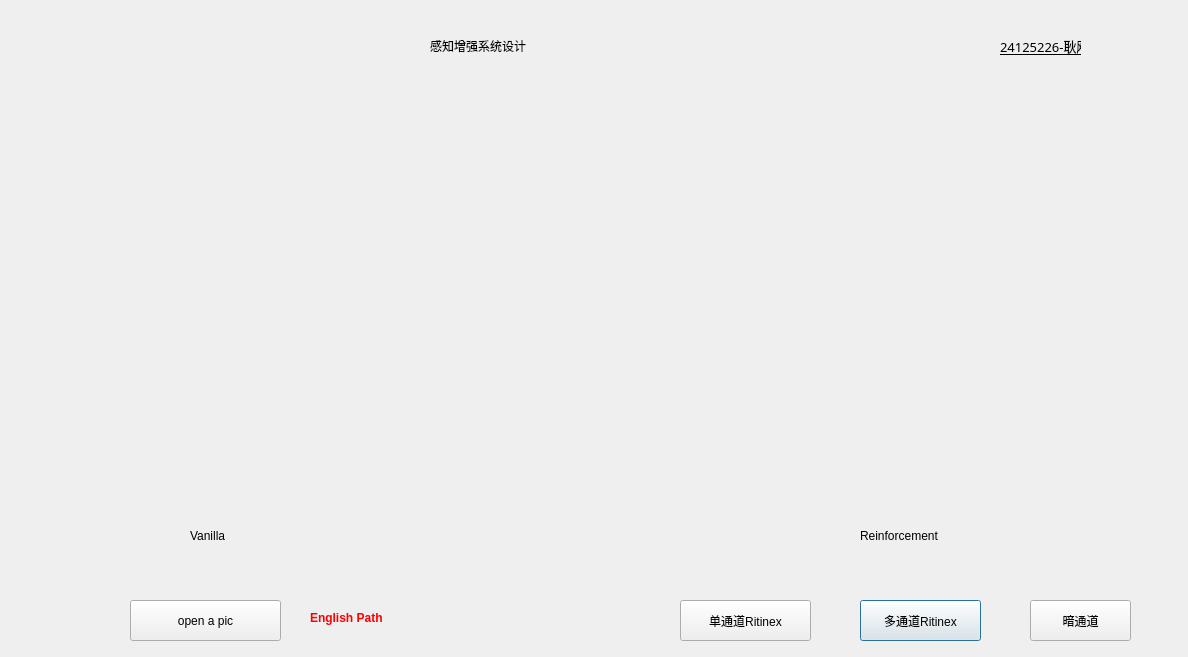
<?xml version="1.0" encoding="UTF-8"?>
<ui version="4.0">
 <class>Dialog</class>
 <widget class="QDialog" name="Dialog">
  <property name="geometry">
   <rect>
    <x>0</x>
    <y>0</y>
    <width>1188</width>
    <height>657</height>
   </rect>
  </property>
  <property name="windowTitle">
   <string>项目实践：感知增强系统设计（不良视觉条件下的图像/视频增强）</string>
  </property>
  <widget class="QLabel" name="lblOriginal">
   <property name="geometry">
    <rect>
     <x>30</x>
     <y>80</y>
     <width>541</width>
     <height>431</height>
    </rect>
   </property>
   <property name="mouseTracking">
    <bool>true</bool>
   </property>
   <property name="autoFillBackground">
    <bool>true</bool>
   </property>
   <property name="text">
    <string/>
   </property>
  </widget>
  <widget class="QLabel" name="lblProcessed">
   <property name="geometry">
    <rect>
     <x>610</x>
     <y>80</y>
     <width>541</width>
     <height>431</height>
    </rect>
   </property>
   <property name="autoFillBackground">
    <bool>true</bool>
   </property>
   <property name="frameShadow">
    <enum>QFrame::Shadow::Sunken</enum>
   </property>
   <property name="text">
    <string/>
   </property>
  </widget>
  <widget class="QPushButton" name="ritnex">
   <property name="geometry">
    <rect>
     <x>860</x>
     <y>600</y>
     <width>121</width>
     <height>41</height>
    </rect>
   </property>
   <property name="text">
    <string>多通道Ritinex</string>
   </property>
  </widget>
  <widget class="QPushButton" name="dark">
   <property name="geometry">
    <rect>
     <x>1030</x>
     <y>600</y>
     <width>101</width>
     <height>41</height>
    </rect>
   </property>
   <property name="text">
    <string>暗通道</string>
   </property>
  </widget>
  <widget class="QPushButton" name="btnOpenImage">
   <property name="geometry">
    <rect>
     <x>130</x>
     <y>600</y>
     <width>151</width>
     <height>41</height>
    </rect>
   </property>
   <property name="styleSheet">
    <string notr="true">font: 14pt &quot;宋体&quot;;</string>
   </property>
   <property name="text">
    <string>open a pic</string>
   </property>
  </widget>
  <widget class="QLabel" name="label">
   <property name="geometry">
    <rect>
     <x>430</x>
     <y>10</y>
     <width>311</width>
     <height>71</height>
    </rect>
   </property>
   <property name="styleSheet">
    <string notr="true">font: 36pt &quot;华文隶书&quot;;</string>
   </property>
   <property name="text">
    <string>感知增强系统设计</string>
   </property>
  </widget>
  <widget class="QPushButton" name="Sritnex">
   <property name="geometry">
    <rect>
     <x>680</x>
     <y>600</y>
     <width>131</width>
     <height>41</height>
    </rect>
   </property>
   <property name="text">
    <string>单通道Ritinex</string>
   </property>
  </widget>
  <widget class="QLabel" name="label_2">
   <property name="geometry">
    <rect>
     <x>190</x>
     <y>520</y>
     <width>91</width>
     <height>31</height>
    </rect>
   </property>
   <property name="styleSheet">
    <string notr="true">font: 12pt &quot;幼圆&quot;;</string>
   </property>
   <property name="text">
    <string>Vanilla</string>
   </property>
  </widget>
  <widget class="QLabel" name="label_3">
   <property name="geometry">
    <rect>
     <x>860</x>
     <y>520</y>
     <width>91</width>
     <height>31</height>
    </rect>
   </property>
   <property name="styleSheet">
    <string notr="true">font: 12pt &quot;幼圆&quot;;</string>
   </property>
   <property name="text">
    <string>Reinforcement</string>
   </property>
  </widget>
  <widget class="QLabel" name="label_4">
   <property name="geometry">
    <rect>
     <x>1000</x>
     <y>30</y>
     <width>81</width>
     <height>31</height>
    </rect>
   </property>
   <property name="font">
    <font>
     <family>黑体</family>
     <pointsize>10</pointsize>
     <italic>false</italic>
     <bold>false</bold>
     <underline>true</underline>
    </font>
   </property>
   <property name="styleSheet">
    <string notr="true">font: 10pt &quot;黑体&quot;;
text-decoration: underline;</string>
   </property>
   <property name="text">
    <string>24125226-耿飚</string>
   </property>
  </widget>
  <widget class="QLabel" name="label_5">
   <property name="geometry">
    <rect>
     <x>310</x>
     <y>610</y>
     <width>191</width>
     <height>16</height>
    </rect>
   </property>
   <property name="styleSheet">
    <string notr="true">
font: 10pt &quot;黑体&quot;;</string>
   </property>
   <property name="text">
    <string>&lt;html&gt;&lt;head/&gt;&lt;body&gt;&lt;p&gt;&lt;span style=&quot; font-weight:600; color:#ff0000;&quot;&gt;English Path&lt;/span&gt;&lt;/p&gt;&lt;/body&gt;&lt;/html&gt;</string>
   </property>
  </widget>
 </widget>
 <resources/>
 <connections/>
</ui>
